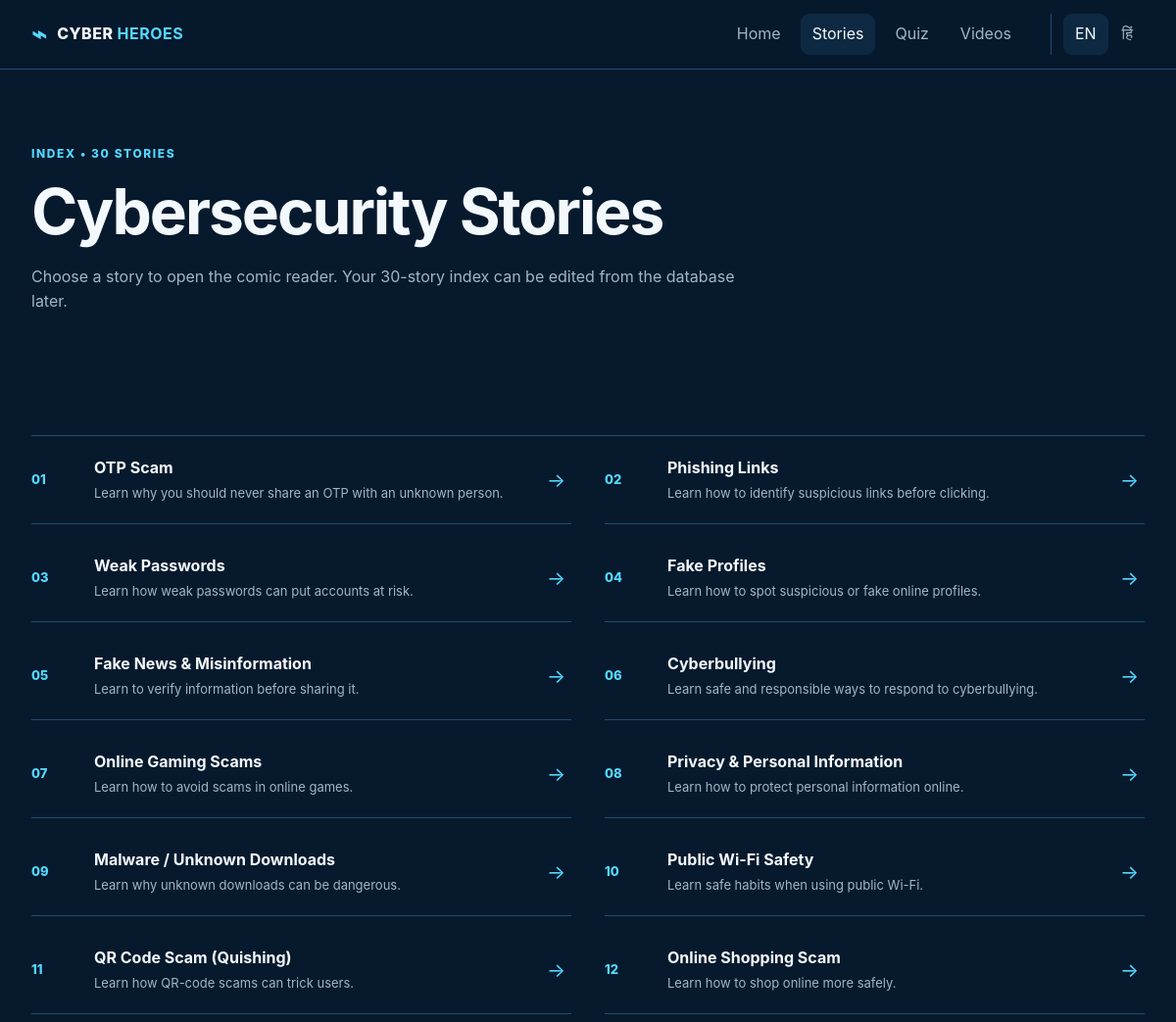
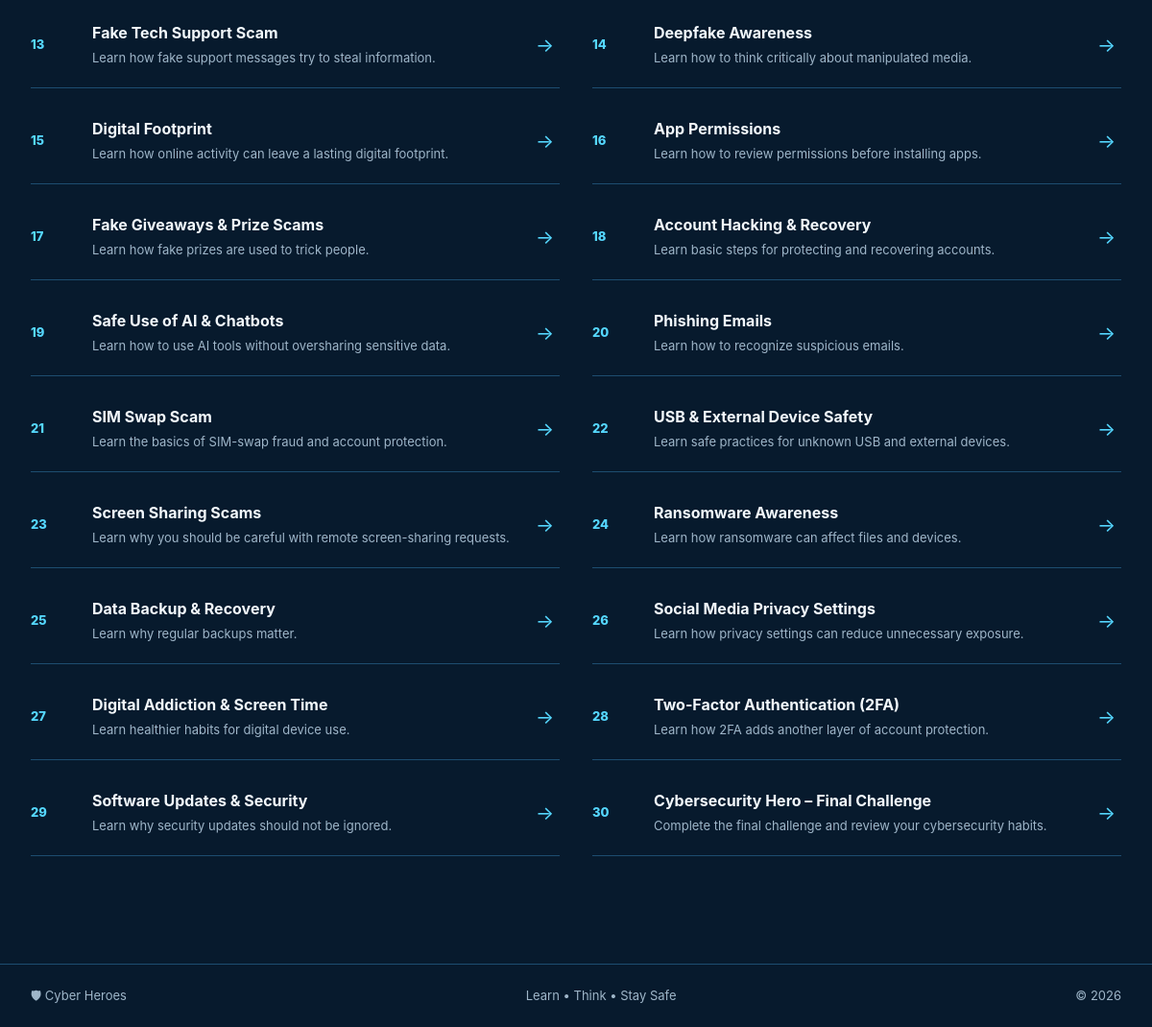
The page /stories.php on the database its author committed (2 pictures, top to bottom).
### tables this page shows
CREATE TABLE IF NOT EXISTS stories (
    id INT UNSIGNED AUTO_INCREMENT PRIMARY KEY,
    story_number INT UNSIGNED NOT NULL UNIQUE,
    title_en VARCHAR(255) NOT NULL,
    title_hi VARCHAR(255) NOT NULL,
    description_en TEXT NULL,
    description_hi TEXT NULL,
    lesson_en TEXT NULL,
    lesson_hi TEXT NULL,
    is_active TINYINT(1) NOT NULL DEFAULT 1,
    created_at TIMESTAMP DEFAULT CURRENT_TIMESTAMP,
    updated_at TIMESTAMP DEFAULT CURRENT_TIMESTAMP ON UPDATE CURRENT_TIMESTAMP
);

### config/app.php (called while the page is built, shortened)
<?php
function e(?string $value): string
{
    return htmlspecialchars($value ?? '', ENT_QUOTES, 'UTF-8');
}

### stories.php (the view, shortened to what this page needs)
<?php
require_once __DIR__ . '/config/database.php';
$stories = $pdo->query('SELECT id, story_number, title_en, title_hi, description_en, description_hi FROM stories WHERE is_active = 1 ORDER BY story_number')->fetchAll();
require __DIR__ . '/includes/header.php';
?>
<section class="page-hero section-shell">
    <span class="eyebrow">INDEX • 30 STORIES</span>
    <h1>Cybersecurity Stories</h1>
    <p>Choose a story to open the comic reader. Your 30-story index can be edited from the database later.</p>
</section>
<section class="section-shell story-index">
<?php if (!$stories): ?>
    <div class="empty-state"><strong>No stories added yet.</strong><p>Import <code>sql/schema.sql</code> and then add the story records.</p></div>
<?php else: ?>
    <div class="story-grid">
    <?php foreach ($stories as $story): ?>
        <a class="story-card" href="story.php?id=<?= (int)$story['id'] ?>&lang=<?= e($lang) ?>">
            <span class="story-number"><?= str_pad((string)$story['story_number'], 2, '0', STR_PAD_LEFT) ?></span>
            <div>
                <h2><?= e($lang === 'hindi' ? $story['title_hi'] : $story['title_en']) ?></h2>
                <p><?= e($lang === 'hindi' ? $story['description_hi'] : $story['description_en']) ?></p>
            </div>
            <span class="story-arrow">→</span>
        </a>
    <?php endforeach; ?>
    </div>
<?php endif; ?>
</section>
<?php require __DIR__ . '/includes/footer.php'; ?>

### includes/header.php (shortened to what this page needs)
<?php
require_once __DIR__ . '/../config/app.php';
$currentPage = basename($_SERVER['PHP_SELF'] ?? 'index.php');
$lang = (isset($_GET['lang']) && $_GET['lang'] === 'hindi')
    ? 'hindi'
    : 'english';
?>
<!doctype html>
<html lang="<?= $lang === 'hindi' ? 'hi' : 'en' ?>">
<head>
    <link
        rel="stylesheet"
        href="assets/css/style.css"
    >
    <link
        rel="stylesheet"
        href="assets/css/quiz.css"
    >
    <link
        rel="stylesheet"
        href="assets/css/quiz_index.css"
    >
    <link rel="stylesheet" href="assets/css/cyber_mobile_reader_fix.css">
</head>
<body>
<header class="site-header">
    <div class="nav-shell">
        <a
            class="brand"
            href="index.php"
            aria-label="Cyber Security Comic Book Home"
        >
            <span class="brand-mark">⌁</span>
            <span>
                CYBER <strong>HEROES</strong>
            </span>
        </a>
        <nav
            class="site-nav"
            aria-label="Main navigation"
        >
            <a
                class="<?= $currentPage === 'index.php' ? 'active' : '' ?>"
                href="index.php?lang=<?= e($lang) ?>"
            >
                Home
            </a>
            <a
                class="<?= (
                    $currentPage === 'stories.php' ||
                    $currentPage === 'story.php'
                ) ? 'active' : '' ?>"
                href="stories.php?lang=<?= e($lang) ?>"
            >
                Stories
            </a>
            <a
                class="<?= (
                    $currentPage === 'quiz_index.php' ||
                    $currentPage === 'quiz.php'
                ) ? 'active' : '' ?>"
                href="quiz_index.php?lang=<?= e($lang) ?>"
            >
                Quiz
            </a>
            <a
                class="<?= $currentPage === 'videos.php' ? 'active' : '' ?>"
                href="videos.php?lang=<?= e($lang) ?>"
            >
                Videos
            </a>
        </nav>
        <div
            class="language-switch"
            aria-label="Language selection"
        >
            <a
                class="<?= $lang === 'english' ? 'active' : '' ?>"
                href="<?= e($currentPage) ?>?lang=english"
            >
                EN
            </a>
            <a
                class="<?= $lang === 'hindi' ? 'active' : '' ?>"
                href="<?= e($currentPage) ?>?lang=hindi"
            >
                हिं
            </a>
        </div>
    </div>
</header>
<main>

### includes/footer.php (shortened to what this page needs)
</main>
<footer class="site-footer">
    <div class="footer-shell">
        <span>🛡 Cyber Heroes</span>
        <span>Learn • Think • Stay Safe</span>
        <span>© <?= date('Y') ?></span>
    </div>
</footer>
</body>
</html>

### assets/css/style.css (style rules this page uses)
:root { --bg: #071a2d; --surface: #0d2942; --surface-2: #102f4b; --line: #1d4d70; --text: #f3f8fc; --muted: #9fb6c9; --cyan: #55d7ff; --cyan-dark: #168db5; --max: 1180px; --radius: 14px; }
* { box-sizing: border-box; }
html { scroll-behavior: smooth; }
body { margin: 0; background: var(--bg); color: var(--text); font-family: Inter, Segoe UI, Arial, sans-serif; line-height: 1.6; }
a { color: inherit; }
.site-header { position: sticky; top: 0; z-index: 50; background: rgba(7, 26, 45, .96); border-bottom: 1px solid var(--line); backdrop-filter: blur(12px); }
.nav-shell { max-width: var(--max); margin: auto; min-height: 70px; padding: 0 22px; display: flex; align-items: center; gap: 28px; }
.brand { display: inline-flex; align-items: center; gap: 10px; text-decoration: none; font-weight: 800; letter-spacing: .5px; white-space: nowrap; }
.brand strong { color: var(--cyan); }
.brand-mark { color: var(--cyan); font-size: 26px; }
.site-nav { display: flex; gap: 8px; margin-left: auto; }
.site-nav a, .language-switch a { text-decoration: none; color: var(--muted); padding: 8px 12px; border-radius: 9px; }
.site-nav a:hover, .site-nav a.active, .language-switch a.active { color: var(--text); background: var(--surface); }
.language-switch { display: flex; gap: 2px; border-left: 1px solid var(--line); padding-left: 12px; }
.section-shell { max-width: var(--max); margin: auto; padding: 72px 22px; }
.eyebrow { color: var(--cyan); font-size: 12px; font-weight: 800; letter-spacing: 1.6px; }
h1 { font-size: clamp(42px, 7vw, 78px); line-height: 1.02; margin: 14px 0 22px; letter-spacing: -2px; }
h2 { font-size: 32px; margin: 10px 0; }
p { color: var(--muted); }
.page-hero { padding-bottom: 35px; }
.page-hero h1 { font-size: clamp(42px, 6vw, 64px); }
.page-hero p { max-width: 720px; }
.story-grid { display: grid; grid-template-columns: 1fr 1fr; gap: 10px 34px; border-top: 1px solid var(--line); }
.story-card { display: grid; grid-template-columns: 50px 1fr 25px; gap: 14px; align-items: center; min-height: 90px; padding: 14px 0; border-bottom: 1px solid var(--line); text-decoration: none; }
.story-number { color: var(--cyan); font-weight: 800; font-size: 13px; }
.story-card h2 { font-size: 16px; margin: 0; }
.story-card p { margin: 3px 0 0; font-size: 13px; }
.story-arrow { color: var(--cyan); font-size: 20px; }
.site-footer { border-top: 1px solid var(--line); margin-top: 40px; }
.footer-shell { max-width: var(--max); margin: auto; padding: 22px; display: flex; justify-content: space-between; gap: 15px; color: var(--muted); font-size: 13px; }

### rows shown on the page
stories: story_number "01", title_en "OTP Scam", description_en "Learn why you should never share an OTP with an unknown person."
stories: story_number "02", title_en "Phishing Links", description_en "Learn how to identify suspicious links before clicking."
stories: story_number "03", title_en "Weak Passwords", description_en "Learn how weak passwords can put accounts at risk."
stories: story_number "04", title_en "Fake Profiles", description_en "Learn how to spot suspicious or fake online profiles."
stories: story_number "05", title_en "Fake News & Misinformation", description_en "Learn to verify information before sharing it."
stories: story_number "06", title_en "Cyberbullying", description_en "Learn safe and responsible ways to respond to cyberbullying."
stories: story_number "07", title_en "Online Gaming Scams", description_en "Learn how to avoid scams in online games."
stories: story_number "08", title_en "Privacy & Personal Information", description_en "Learn how to protect personal information online."
stories: story_number "09", title_en "Malware / Unknown Downloads", description_en "Learn why unknown downloads can be dangerous."
stories: story_number "10", title_en "Public Wi-Fi Safety", description_en "Learn safe habits when using public Wi-Fi."
stories: story_number "11", title_en "QR Code Scam (Quishing)", description_en "Learn how QR-code scams can trick users."
stories: story_number "12", title_en "Online Shopping Scam", description_en "Learn how to shop online more safely."
stories: story_number "13", title_en "Fake Tech Support Scam", description_en "Learn how fake support messages try to steal information."
stories: story_number "14", title_en "Deepfake Awareness", description_en "Learn how to think critically about manipulated media."
stories: story_number "15", title_en "Digital Footprint", description_en "Learn how online activity can leave a lasting digital footprint."
stories: story_number "16", title_en "App Permissions", description_en "Learn how to review permissions before installing apps."
stories: story_number "17", title_en "Fake Giveaways & Prize Scams", description_en "Learn how fake prizes are used to trick people."
stories: story_number "18", title_en "Account Hacking & Recovery", description_en "Learn basic steps for protecting and recovering accounts."
stories: story_number "19", title_en "Safe Use of AI & Chatbots", description_en "Learn how to use AI tools without oversharing sensitive data."
stories: story_number "20", title_en "Phishing Emails", description_en "Learn how to recognize suspicious emails."
stories: story_number "21", title_en "SIM Swap Scam", description_en "Learn the basics of SIM-swap fraud and account protection."
stories: story_number "22", title_en "USB & External Device Safety", description_en "Learn safe practices for unknown USB and external devices."
stories: story_number "23", title_en "Screen Sharing Scams", description_en "Learn why you should be careful with remote screen-sharing requests."
stories: story_number "24", title_en "Ransomware Awareness", description_en "Learn how ransomware can affect files and devices."
stories: story_number "25", title_en "Data Backup & Recovery", description_en "Learn why regular backups matter."
stories: story_number "26", title_en "Social Media Privacy Settings", description_en "Learn how privacy settings can reduce unnecessary exposure."
stories: story_number "27", title_en "Digital Addiction & Screen Time", description_en "Learn healthier habits for digital device use."
stories: story_number "28", title_en "Two-Factor Authentication (2FA)", description_en "Learn how 2FA adds another layer of account protection."
stories: story_number "29", title_en "Software Updates & Security", description_en "Learn why security updates should not be ignored."
stories: story_number "30", title_en "Cybersecurity Hero – Final Challenge", description_en "Complete the final challenge and review your cybersecurity habits."
